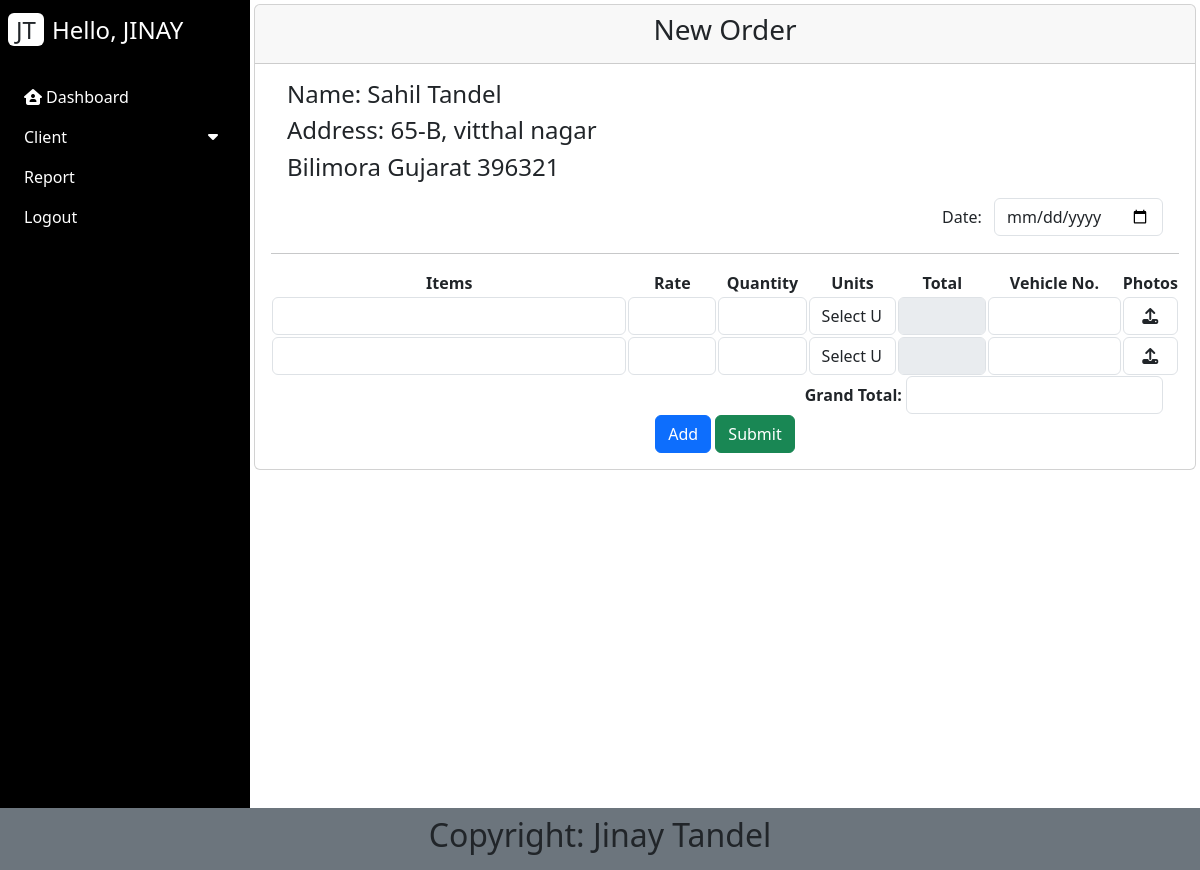
Page /addorder/1/ (signed in) on the committed database.
### order/models.py (models this page shows)
class Client(models.Model):
    client_id = models.AutoField(primary_key=True)
    first_name = models.CharField(max_length=150)
    last_name = models.CharField(max_length=150)
    gender = models.CharField(max_length=1,default='')
    date_of_birth = models.DateField(null=True)
    mobile = models.CharField(max_length=10)
    email = models.EmailField()
    line1 = models.CharField(max_length=255)
    line2 = models.CharField(max_length=255)
    line3 = models.CharField(max_length=255)
    city = models.CharField(max_length=150)
    state = models.CharField(max_length=150)
    pincode = models.CharField(max_length=6)
    last_update = models.DateTimeField(auto_now=True)

### order/views.py (the view)
# urls.py: path('addorder/<int:client_id>/',add_order,name='addorder'),
@login_required(login_url = '/login/')
def add_order(request, client_id):
    context = {'page':'Add Order'}
    client_details = Client.objects.get(client_id = client_id)
    client_details.first_name = client_details.first_name.title()
    client_details.last_name = client_details.last_name.title()
    if request.method == "POST":
            with transaction.atomic():
                vehicle_no = request.POST.get('vehicle_no')
                order_date = request.POST.get('orderdate')
                items_name = [item for item in request.POST.getlist('item_name[]') if item.strip()]
                quantity = [qty for qty in request.POST.getlist('quantity[]') if qty.strip()]
                rate = [rate for rate in request.POST.getlist('rate[]') if rate.strip()]
                units = [unit for unit in request.POST.getlist('units[]') if unit.strip()]
                weight = request.FILES.get('weight')
                if len(items_name) == len(quantity) and len(quantity) == len(rate):
                    new_order = Order.objects.create(client_id=client_details,
                                         order_date=order_date
                                        )
                    total = 0
                    for x in range(len(items_name)):
                        if vehicle_no is None:
                            OrderItems.objects.create(order_id = new_order,
                                                item_name = items_name[x],
                                                quantity = Decimal(quantity[x]),
                                                rate = Decimal(rate[x]),
                                                units = units[x]
                                                )
                        else:
                            OrderItems.objects.create(order_id = new_order,
                                                item_name = items_name[x],
                                                quantity = Decimal(quantity[x]),
                                                rate = Decimal(rate[x]),
                                                units = units[x],
                                                truck_number = vehicle_no[x]
                                                )
                        total += Decimal(quantity[x]) * Decimal(rate[x])
                    Payment.objects.create(order_id= new_order,
                                           status = 'Dr',
                                           amount = total
                                           )
                    new_order.weight = weight
                    new_order.save()
                    return render(request,'test2.html')
    else:
        return render(request,'addorder.html',{"client_details":client_details})

### order/templates/addorder.html (shortened to what this page needs)
{% extends "base.html" %}
{% load static %}
{% block html_body %}
    <div class="min-space">
        <div class="card">
            <div class="card-header text-center"><h3>New Order</h3></div>
            <div class="card-body">
                    <h4 class="px-3">Name: {{client_details.first_name}} {{client_details.last_name}}</h4>
                    <h4 class="px-3">Address: {{client_details.line1}} {% if  client_details.line2 %}, {% endif %} {{client_details.line2}}{% if  client_details.line3 %}, {% endif %} {{client_details.line3}}</h4>
                    <h4 class="px-3">{{client_details.city}} {{client_details.state}} {{client_details.pincode}}</h4>
                <form action="" method="post" enctype="multipart/form-data">
                    <div class="d-flex align-items-center px-3 mt-3">
                        <div class="ms-auto">
                            <label class="form-label me-2" for="orderdate">Date: </label>
                            <input  class="form-input" type="date" name="orderdate">
                        </div>
                    </div>
                    <hr>
                    <table class="table-responsive">
                        <thead>
                            <tr>
                                <th class="text-center" scope="col" style="width:40%">Items</th>
                                <th class="text-center" scope="col" style="width:10%">Rate</th>
                                <th class="text-center" scope="col" style="width:10%">Quantity</th>
                                <th class="text-center" scope="col" style="width:10%">Units</th>
                                <th class="text-center" scope="col" style="width:10%">Total</th>
                                <th class="text-center" scope="col" style="width:15%">Vehicle No.</th>
                                <th class="text-center" scope="col" style="width:5%">Photos</th>
                            </tr>
                        </thead>
                        <tbody>
                            <tr>
                                <td><input class="form-control" style="width:100%" type="text" id="" name="item_name[]" placeholder="" min=0></td>
                                <td><input class="form-control" type="number" id="" name="rate[]" placeholder="" min=0 step="0.01"></td>
                                <td><input class="form-control" type="number" id="" name="quantity[]" placeholder="" min=0 step="0.01"></td>
                                <td><select class="form-control" name="units[]" id="">
                                        <option value="" selected>Select Unit</option>
                                    </select></td>
                                    <td><input class="form-control" type="number" id="" name="total[]" placeholder="" min=0 disabled></td>
                                    <td><input  class="form-control" type="text" name="vehicle_no[]"></td>
                                    <td class="text-center"><label class="form-control" style="cursor: pointer;">
                                        <i class="fa-solid fa-upload"></i>
                                    </label></td>
                            </tr>
                            <tr>
                                <td><input class="form-control" style="width:100%" type="text" id="" name="item_name[]" placeholder="" min=0></td>
                                <td><input class="form-control" type="number" id="" name="rate[]" placeholder="" min=0 step="0.01"></td>
                                <td><input class="form-control" type="number" id="" name="quantity[]" placeholder="" min=0 step="0.01"></td>
                                <td><select class="form-control" name="units[]" id="">
                                        <option value="" selected>Select Unit</option>
                                    </select></td>
                                    <td><input class="form-control" type="number" id="" name="total[]" placeholder="" min=0 disabled></td>
                                    <td><input  class="form-control" type="text" name="vehicle_no[]"></td>
                                    <td class="text-center"><label class="form-control" style="cursor: pointer;">
                                        <i class="fa-solid fa-upload"></i>
                                    </label></td>
                            </tr>
                        </tbody>
                    </table>
                    <div class="d-flex d-inline">
                        <div class="ms-auto me-3">
                            <label class="form-label" for=""><strong>Grand Total:</strong> </label>
                            <input class="form-input" type="text" id="" name="grandtotal" placeholder="" disabled>
                        </div>
                    </div>
                    <div class="text-center">
                        <button class="btn btn-primary" id="addrow" type='button'>Add</button>
                        <button class="btn btn-success" type="submit">Submit</button>
                    </div>
                </form>
            </div>
        </div>
    </div>
{% endblock html_body %}

### home/templates/base.html (shortened to what this page needs)
<!DOCTYPE html>
<html lang="en">
<head>
  {% load static %}
  <link rel="stylesheet" href="{% static 'style.css' %}?v={% now 'U' %}">
  <link rel="stylesheet" href="{% static 'sidebar.css' %}?v={% now 'U' %}">
  <link rel="stylesheet" href="https://cdnjs.cloudflare.com/ajax/libs/font-awesome/6.7.2/css/all.min.css" />
  <link href="https://cdn.jsdelivr.net/npm/bootstrap@5.3.3/dist/css/bootstrap.min.css" rel="stylesheet">
</head>
<body>
  <div class="main-container d-flex">
    <div class="sidebar" id="side_nav">
        <div class="header-box px-2 pt-3 pb-4 d-flex justify-content-between">
            <h1 class="fs-4"><span class="bg-white text-dark rounded shadow px-2 me-2">JT</span>{% if user.is_authenticated and user.is_staff%}<span class="text-white">Hello, {{ user.first_name }}</span>{% endif %}</h1>
        </div>
        <ul class="list-unstyled px-2">
          {% if user.is_authenticated and user.is_staff%}
            <li class=""><a href="{% url "admindashboard" %}" class="text-decoration-none px-3 py-2 d-block"><i class="fa-solid fa-house-user"></i><span class="ms-1">Dashboard</span></a></li>
            <li class=""><a href="#" class="text-decoration-none px-3 py-2 d-block collapsed has-dropdown d-flex justify-content-between" data-bs-toggle="collapse" data-bs-target="#ord-menu" aria-expanded="true" aria-controls="ord-menu">
              <span class="">Client</span><i class="fa-solid fa-sort-down py-0 px-2"></i></a>
            </li>
            <li class=""><a href="#" class="text-decoration-none px-3 py-2 d-block">Report</a></li>
            <li class=""><a href="{% url "logout" %}" class="text-decoration-none px-3 py-2 d-block">Logout</a></li>
            {% endif %}
        </ul>
    </div>
    <div class="content p-mb-3 p-1">
        {% block html_body %}
        {% endblock %}
    </div>
</div>
  <footer class="footer text-center">
    <div class="bg-secondary p-2">
      <h2>Copyright: Jinay Tandel</h2>
    </div>
  </footer>
</body>
</html>

### home/static/style.css (style rules this page uses)
.min-space { min-height: 100vh; }
.form-input { display: inline-block; width: auto; padding: .375rem .75rem; font-size: 1rem; font-weight: 400; line-height: 1.5; color: var(--bs-body-color); -webkit-appearance: none; -moz-appearance: none; appearance: none; background-color: var(--bs-body-bg); background-clip: padding-box; border: var(--bs-border-width) solid var(--bs-border-color); border-radius: var(--bs-border-radius); transition: border-color .15sease-in-out, box-shadow .15sease-in-out; }

### home/static/sidebar.css (style rules this page uses)
body { background: #eee; }
#side_nav { background: #000; min-width: 250Px; max-width: 250Px; transition: all 0.35s ease-in-out; }
.content { min-height: 100vh; width: 100%; }
.sidebar li a { color:#fff; }

### rows in the picture
Client: first_name "Sahil", last_name "Tandel", line1 "65-B, vitthal nagar", city "Bilimora", state "Gujarat", pincode "396321"

### other values in the picture
{{ user.first_name }} "JINAY"
